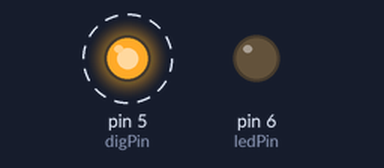
The sketch below on a simulated Arduino Uno, built with avr-gcc and run on an emulated ATmega328P. Parts: output pins drawn as LEDs (lit = HIGH). Dashed ring = blinking.

Above: at 0.5 s.
Timing chart, 0 to 4.6 s (numbered marks = the images above):
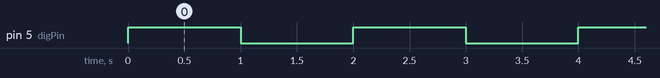

Measured:
- by itself, pin 5 (digPin): alternates HIGH for 1.0 s and LOW for 1.0 s
- by itself, everything shown: repeats every 2.0 s, in 3 steps

The sketch:

pac4activitat12.ino
```cpp
const byte ledPin = 6;
const byte interruptPin = 1;
int digPin = 5;

volatile byte state = LOW;

void setup() {
  pinMode(ledPin, OUTPUT);
  pinMode(digPin, OUTPUT);
  pinMode(interruptPin, INPUT_PULLUP);
  attachInterrupt(digitalPinToInterrupt(interruptPin), blink, CHANGE);
}

void loop() {
   digitalWrite(ledPin, state);//LAST STATE
   digitalWrite(digPin, HIGH);
   delay(1000);
   digitalWrite(digPin, LOW);
   delay(1000);
   digitalWrite(ledPin, HIGH);
  }

void blink() {
  state = !state;
  digitalWrite(ledPin, state);
  }
```
